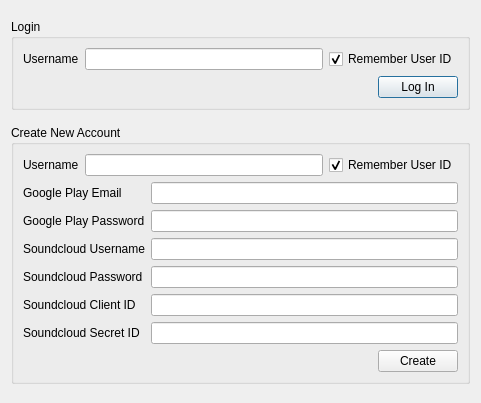
<?xml version="1.0" encoding="UTF-8"?>
<ui version="4.0">
 <class>loginDialog</class>
 <widget class="QDialog" name="loginDialog">
  <property name="geometry">
   <rect>
    <x>0</x>
    <y>0</y>
    <width>481</width>
    <height>403</height>
   </rect>
  </property>
  <property name="windowTitle">
   <string>Login</string>
  </property>
  <layout class="QVBoxLayout" name="verticalLayout_4">
   <item>
    <spacer name="verticalSpacer_3">
     <property name="orientation">
      <enum>Qt::Vertical</enum>
     </property>
     <property name="sizeHint" stdset="0">
      <size>
       <width>20</width>
       <height>40</height>
      </size>
     </property>
    </spacer>
   </item>
   <item>
    <widget class="QGroupBox" name="groupBox">
     <property name="title">
      <string>Login</string>
     </property>
     <layout class="QVBoxLayout" name="verticalLayout">
      <item>
       <layout class="QHBoxLayout" name="horizontalLayout_4">
        <item>
         <widget class="QLabel" name="label_8">
          <property name="text">
           <string>Username</string>
          </property>
         </widget>
        </item>
        <item>
         <widget class="QLineEdit" name="loginEdit"/>
        </item>
        <item>
         <widget class="QCheckBox" name="saveLogin">
          <property name="text">
           <string>Remember User ID</string>
          </property>
          <property name="checked">
           <bool>true</bool>
          </property>
         </widget>
        </item>
       </layout>
      </item>
      <item>
       <layout class="QHBoxLayout" name="horizontalLayout">
        <item>
         <spacer name="horizontalSpacer">
          <property name="orientation">
           <enum>Qt::Horizontal</enum>
          </property>
          <property name="sizeHint" stdset="0">
           <size>
            <width>40</width>
            <height>20</height>
           </size>
          </property>
         </spacer>
        </item>
        <item>
         <widget class="QPushButton" name="loginButton">
          <property name="text">
           <string>Log In</string>
          </property>
         </widget>
        </item>
       </layout>
      </item>
     </layout>
    </widget>
   </item>
   <item>
    <spacer name="verticalSpacer">
     <property name="orientation">
      <enum>Qt::Vertical</enum>
     </property>
     <property name="sizeHint" stdset="0">
      <size>
       <width>20</width>
       <height>40</height>
      </size>
     </property>
    </spacer>
   </item>
   <item>
    <widget class="QGroupBox" name="groupBox_2">
     <property name="font">
      <font>
       <underline>false</underline>
      </font>
     </property>
     <property name="title">
      <string>Create New Account</string>
     </property>
     <layout class="QVBoxLayout" name="verticalLayout_3">
      <item>
       <layout class="QVBoxLayout" name="verticalLayout_2">
        <item>
         <layout class="QHBoxLayout" name="horizontalLayout_3">
          <item>
           <layout class="QHBoxLayout" name="horizontalLayout_2">
            <item>
             <widget class="QLabel" name="label">
              <property name="text">
               <string>Username</string>
              </property>
             </widget>
            </item>
            <item>
             <widget class="QLineEdit" name="usernameEdit"/>
            </item>
           </layout>
          </item>
          <item>
           <widget class="QCheckBox" name="saveNewAccount">
            <property name="text">
             <string>Remember User ID</string>
            </property>
            <property name="checked">
             <bool>true</bool>
            </property>
           </widget>
          </item>
         </layout>
        </item>
        <item>
         <layout class="QFormLayout" name="formLayout">
          <item row="0" column="0">
           <widget class="QLabel" name="label_2">
            <property name="text">
             <string>Google Play Email</string>
            </property>
           </widget>
          </item>
          <item row="0" column="1">
           <widget class="QLineEdit" name="gmailEdit"/>
          </item>
          <item row="1" column="0">
           <widget class="QLabel" name="label_3">
            <property name="text">
             <string>Google Play Password</string>
            </property>
           </widget>
          </item>
          <item row="1" column="1">
           <widget class="QLineEdit" name="gpassEdit">
            <property name="text">
             <string/>
            </property>
           </widget>
          </item>
          <item row="2" column="0">
           <widget class="QLabel" name="label_4">
            <property name="text">
             <string>Soundcloud Username</string>
            </property>
           </widget>
          </item>
          <item row="2" column="1">
           <widget class="QLineEdit" name="s_userEdit">
            <property name="text">
             <string/>
            </property>
           </widget>
          </item>
          <item row="3" column="0">
           <widget class="QLabel" name="label_5">
            <property name="text">
             <string>Soundcloud Password</string>
            </property>
           </widget>
          </item>
          <item row="3" column="1">
           <widget class="QLineEdit" name="s_passEdit">
            <property name="text">
             <string/>
            </property>
           </widget>
          </item>
          <item row="4" column="0">
           <widget class="QLabel" name="label_6">
            <property name="text">
             <string>Soundcloud Client ID</string>
            </property>
           </widget>
          </item>
          <item row="4" column="1">
           <widget class="QLineEdit" name="s_clientEdit">
            <property name="text">
             <string/>
            </property>
           </widget>
          </item>
          <item row="5" column="0">
           <widget class="QLabel" name="label_7">
            <property name="text">
             <string>Soundcloud Secret ID</string>
            </property>
           </widget>
          </item>
          <item row="5" column="1">
           <widget class="QLineEdit" name="s_secretEdit">
            <property name="text">
             <string/>
            </property>
           </widget>
          </item>
         </layout>
        </item>
       </layout>
      </item>
      <item>
       <layout class="QHBoxLayout" name="horizontalLayout_5">
        <item>
         <spacer name="horizontalSpacer_2">
          <property name="orientation">
           <enum>Qt::Horizontal</enum>
          </property>
          <property name="sizeHint" stdset="0">
           <size>
            <width>40</width>
            <height>20</height>
           </size>
          </property>
         </spacer>
        </item>
        <item>
         <widget class="QPushButton" name="createButton">
          <property name="text">
           <string>Create</string>
          </property>
         </widget>
        </item>
       </layout>
      </item>
     </layout>
    </widget>
   </item>
   <item>
    <spacer name="verticalSpacer_2">
     <property name="orientation">
      <enum>Qt::Vertical</enum>
     </property>
     <property name="sizeHint" stdset="0">
      <size>
       <width>20</width>
       <height>40</height>
      </size>
     </property>
    </spacer>
   </item>
  </layout>
 </widget>
 <resources/>
 <connections/>
</ui>
